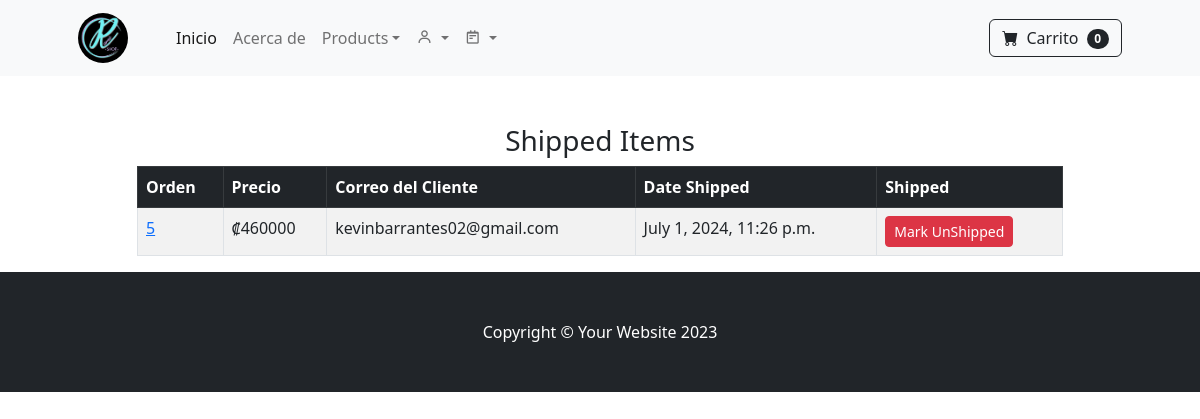
The page /payment/shipped_dash/ (signed in) on the database its author committed.
### payment/models.py (models this page shows, shortened)
class Order(models.Model):
    user = models.ForeignKey(User, on_delete=models.CASCADE, null=True, blank=True)
    full_name = models.CharField(max_length=250)
    email = models.EmailField(max_length=250)
    shipping_address = models.TextField(max_length=15000)
    amount_paid = models.IntegerField(default=1)
    date_ordered = models.DateTimeField(auto_now_add=True)
    shipped = models.BooleanField(default=False)
    date_shipped = models.DateTimeField(blank=True, null=True)

### payment/views.py (the view, shortened to what this page needs)
# urls.py: path('shipped_dash/', views.shipped_dash, name="shipped_dash"),
def shipped_dash(request):
    if request.user.is_authenticated and request.user.is_superuser:
        orders = Order.objects.filter(shipped=True)
        return render(request, "payment/shipped_dash.html", {"orders":orders})
    else:
        messages.success(request, "Access Denied")
        return redirect('home')

### cart/cart.py (called while the page is built)
    def __len__(self):
        return len(self.cart)

### cart/global_processors.py (called while the page is built)
def cart(request):
    return {'cart':Cart(request)}

### store/global_processors.py (called while the page is built)
def navbar_categories(request):
  categories = Category.objects.all()
  return {'categories': categories}

### payment/templates/payment/shipped_dash.html (shortened to what this page needs)
{% extends 'base.html' %}
{% block content %}
<div class="container">
    <div class="row justify-content-center">
        <div class="col-lg-10 col-md-12">
            <br/><br/>
            <h3 class="text-center">Shipped Items</h3>
            <div class="table-responsive">
                <table class="table table-striped table-hover table-bordered">
                    <thead class="table-dark">
                        <tr>
                            <th scope="col">Orden</th>
                            <th scope="col">Precio</th>
                            <th scope="col">Correo del Cliente</th>
                            <th scope="col">Date Shipped</th>
                            <th scope="col">Shipped</th>
                        </tr>
                    </thead>
                    <tbody>
                        {% for item in orders %}
                        <tr>
                            <td><a href="{% url 'orders' item.id %}">{{ item.id }}</a></td>
                            <td>₡{{ item.amount_paid }}</td>
                            <td>{{ item.email }}</td>
                            <td>{{ item.date_shipped }}</td>
                            <td>
                                <form method="POST">
                                    <button type="Submit" class="btn btn-danger btn-sm">Mark UnShipped</button>
                                </form>
                            </td>
                        </tr>
                        {% endfor %}
                    </tbody>
                </table>
            </div>
        </div>
    </div>
</div>
{% endblock %}

### rows shown on the page
Order: id "5", amount_paid "460000", email "kevinbarrantes02@gmail.com", date_shipped "July 1, 2024, 11:26 p.m."

### other values the page prints
{{ cart|length }} "0"
